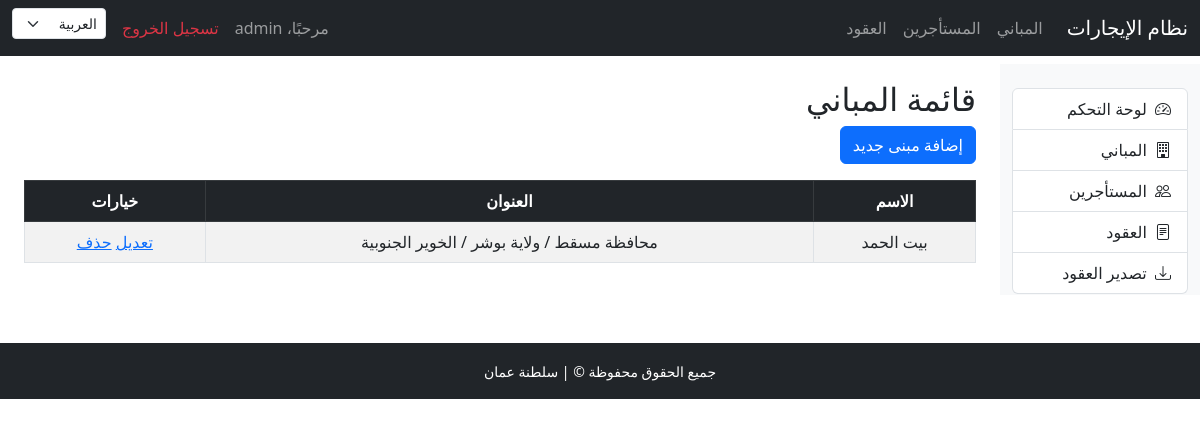
/ar/buildings/ (signed in), run on the app's committed database.
### buildings/models.py (models this page shows, shortened)
class Building(models.Model):
  name = models.CharField(
    max_length=255,
    verbose_name=_("اسم المبني")
  )
  address = models.TextField(
    verbose_name=_("العنوان")
  )
  class Meta:
    verbose_name = _("مبني")
    verbose_name_plural = _("المباني")

### buildings/views.py (the view)
# urls.py: path('', BuildingListView.as_view(), name='building_list'),
class BuildingListView(LoginRequiredMixin, ListView):
  model = Building
  template_name = 'buildings/building_list.html'
  context_object_name = 'buildings'

### templates/buildings/building_list.html (shortened to what this page needs)
{% extends 'base.html' %}
{% load i18n %}
{% block content %}
<h2>قائمة المباني</h2>
<a href="{% url 'building_add' %}" class="btn btn-primary mb-3">{% trans "إضافة مبنى جديد" %}</a>
<table class="table table-bordered table-striped text-center">
    <thead class="table-dark">
    <tr>
        <th>{% trans "الاسم" %}</th>
        <th>{% trans "العنوان" %}</th>
        <th>{% trans "خيارات" %}</th>
    </tr>
        </thead>
    <tbody>
    {% for building in buildings %}
    <tr>
        <td>{{ building.name }}</td>
        <td>{{ building.address }}</td>
        <td>
            <a href="{% url 'building_edit' building.id %}">{% trans "تعديل" %}</a>
            <a href="{% url 'building_delete' building.id %}">{% trans "حذف" %}</a>
        </td>
    </tr>
        {% empty %}
        <tr>
            <td colspan="3">{% trans "لا توجد مباني" %}</td>
        </tr>
    {% endfor %}
        </tbody>
</table>
{% endblock %}

### templates/includes/navbar.html (shortened to what this page needs)
<nav class="navbar navbar-expand-lg navbar-dark bg-dark">
  <div class="container-fluid">
    <a class="navbar-brand" href="{% url 'dashboard' %}">نظام الإيجارات</a>
    <div class="collapse navbar-collapse" id="navbarSupportedContent">
      <ul class="navbar-nav me-auto mb-2 mb-lg-0">
        {% if user.is_authenticated %}
        <li class="nav-item"><a class="nav-link" href="{% url 'building_list' %}">المباني</a></li>
        <li class="nav-item"><a class="nav-link" href="{% url 'tenant_list' %}">المستأجرين</a></li>
        <li class="nav-item"><a class="nav-link" href="{% url 'contract_list' %}">العقود</a></li>
        {% endif %}
      </ul>
      <ul class="navbar-nav">
        {% if user.is_authenticated %}
        <li class="nav-item">
          <span class="nav-link">مرحبًا، {{ user.username }}</span>
        </li>
        <li class="nav-item">
          <a class="nav-link text-danger" href="{% url 'logout' %}">تسجيل الخروج</a>
        </li>
        {% else %}
        <li class="nav-item">
          <a class="nav-link" href="{% url 'login' %}">تسجيل الدخول</a>
        </li>
        {% endif %}
        <li class="nav-item">
          <form action="{% url 'set_language' %}" method="post" class="d-flex align-items-center">
            <select name="language" onchange="this.form.submit()" class="form-select form-select-sm ms-2">
              <option value="ar" {% if LANGUAGE_CODE == 'ar' %}selected{% endif %}>العربية</option>
            </select>
          </form>
        </li>
      </ul>
    </div>
  </div>
</nav>

### data on the page
Building: name "بيت الحمد", address "محافظة مسقط / ولاية بوشر / الخوير الجنوبية"

### other printed values
{{ user.username }} "admin"
